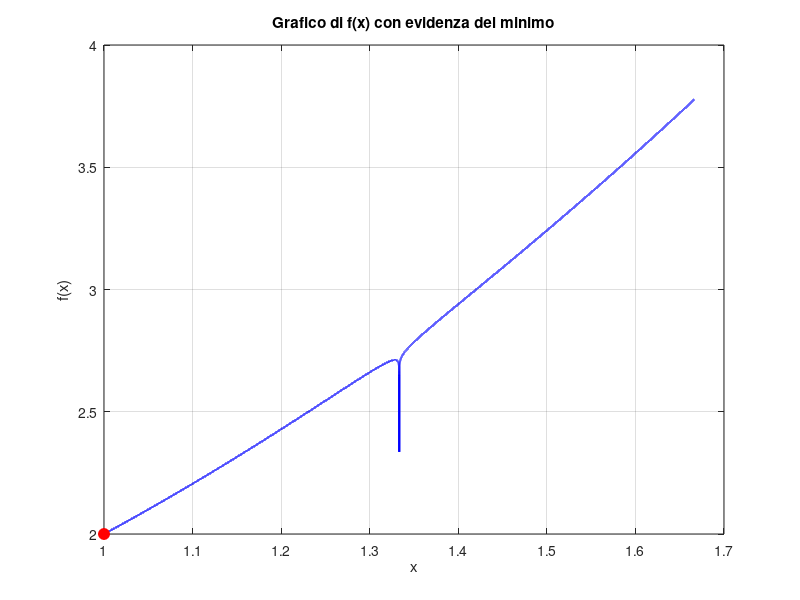

MATLAB code to generate this figure:
close all; clearvars; clc;

x = linspace(1, 5/3, 100001);

f = 1 + x.^2 + log(abs(3*(1-x) + 1)) / 80;

[min_f, idx_min] = min(f);
x_min = x(idx_min);
disp(['Il minimo della funzione si verifica in x = ', num2str(x_min), ' con valore f(x) = ' , num2str(min_f)]);

figure;
plot(x, f, 'b', 'LineWidth', 1.5);
hold on;
plot(x_min, min_f, 'ro', 'MarkerSize', 8, 'MarkerFaceColor', 'r'); % Evidenzia il minimo
xlabel('x');
ylabel('f(x)');
title('Grafico di f(x) con evidenza del minimo');
grid on;

x_asintoto = 4/3;
epsilon = logspace(-10, -1, 100); % Sequenza di valori 100 tra 10^-10 e 10^-1 per avvicianrci pogressivamente a 4/3

x_left = x_asintoto - epsilon;
f_left = 1 + x_left.^2 + log(abs(3*(1-x_left) + 1)) / 80;

x_right = x_asintoto + epsilon;
f_right = 1 + x_right.^2 + log(abs(3*(1-x_right) + 1)) / 80;

disp(['Limite sinistro (x → 4/3⁻): ', num2str(f_left(end))]);
disp(['Limite destro (x → 4/3⁺): ', num2str(f_right(end))]);